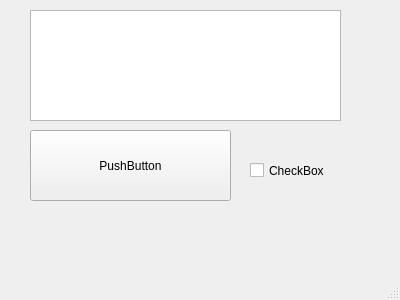
<?xml version="1.0" encoding="UTF-8"?>
<ui version="4.0">
 <class>MainWindow</class>
 <widget class="QMainWindow" name="MainWindow">
  <property name="geometry">
   <rect>
    <x>0</x>
    <y>0</y>
    <width>400</width>
    <height>300</height>
   </rect>
  </property>
  <property name="windowTitle">
   <string>MainWindow</string>
  </property>
  <widget class="QWidget" name="centralwidget">
   <widget class="QPushButton" name="pushButton">
    <property name="geometry">
     <rect>
      <x>30</x>
      <y>130</y>
      <width>201</width>
      <height>71</height>
     </rect>
    </property>
    <property name="text">
     <string>PushButton</string>
    </property>
   </widget>
   <widget class="QCheckBox" name="checkBox">
    <property name="geometry">
     <rect>
      <x>250</x>
      <y>140</y>
      <width>121</width>
      <height>61</height>
     </rect>
    </property>
    <property name="text">
     <string>CheckBox</string>
    </property>
   </widget>
   <widget class="QPlainTextEdit" name="plainTextEdit">
    <property name="geometry">
     <rect>
      <x>30</x>
      <y>10</y>
      <width>311</width>
      <height>111</height>
     </rect>
    </property>
   </widget>
  </widget>
  <widget class="QStatusBar" name="statusbar"/>
 </widget>
 <resources/>
 <connections/>
</ui>
